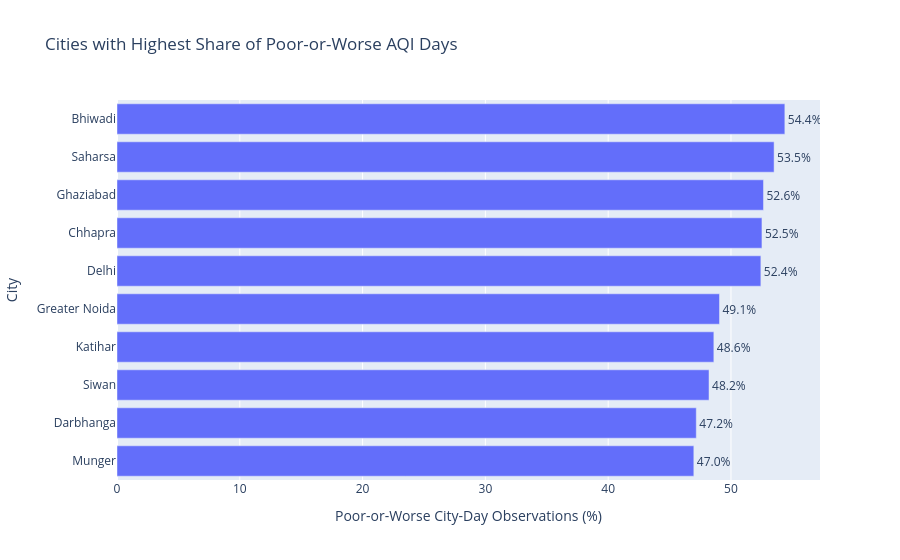

Notebook code cell kept with this figure:
### Code cell
fig = px.bar(
    highest_poor_rate.sort_values("poor_or_worse_pct"),
    x="poor_or_worse_pct",
    y="city",
    orientation="h",
    text="poor_or_worse_pct",
    title="Cities with Highest Share of Poor-or-Worse AQI Days"
)

fig.update_traces(
    texttemplate="%{text:.1f}%",
    textposition="outside"
)

fig.update_layout(
    xaxis_title="Poor-or-Worse City-Day Observations (%)",
    yaxis_title="City"
)

fig.show()

### Figure 1 — Plotly figure (JSON) as saved in the notebook; plotly's stock layout.template omitted (floating-point values rounded to 4 significant figures)
{"data": [{"hovertemplate": "poor_or_worse_pct=%{text}<br>city=%{y}<extra></extra>", "legendgroup": "", "marker": {"color": "#636efa", "pattern": {"shape": ""}}, "name": "", "orientation": "h", "showlegend": false, "text": [46.97, 47.17, 48.21, 48.6, 49.07, 52.43, 52.52, 52.65, 53.51, 54.39], "textposition": "outside", "texttemplate": "%{text:.1f}%", "type": "bar", "x": [46.97, 47.17, 48.21, 48.6, 49.07, 52.43, 52.52, 52.65, 53.51, 54.39], "xaxis": "x", "y": ["Munger", "Darbhanga", "Siwan", "Katihar", "Greater Noida", "Delhi", "Chhapra", "Ghaziabad", "Saharsa", "Bhiwadi"], "yaxis": "y"}], "layout": {"barmode": "relative", "legend": {"tracegroupgap": 0}, "title": {"text": "Cities with Highest Share of Poor-or-Worse AQI Days"}, "xaxis": {"anchor": "y", "domain": [0, 1], "title": {"text": "Poor-or-Worse City-Day Observations (%)"}}, "yaxis": {"anchor": "x", "domain": [0, 1], "title": {"text": "City"}}}}
